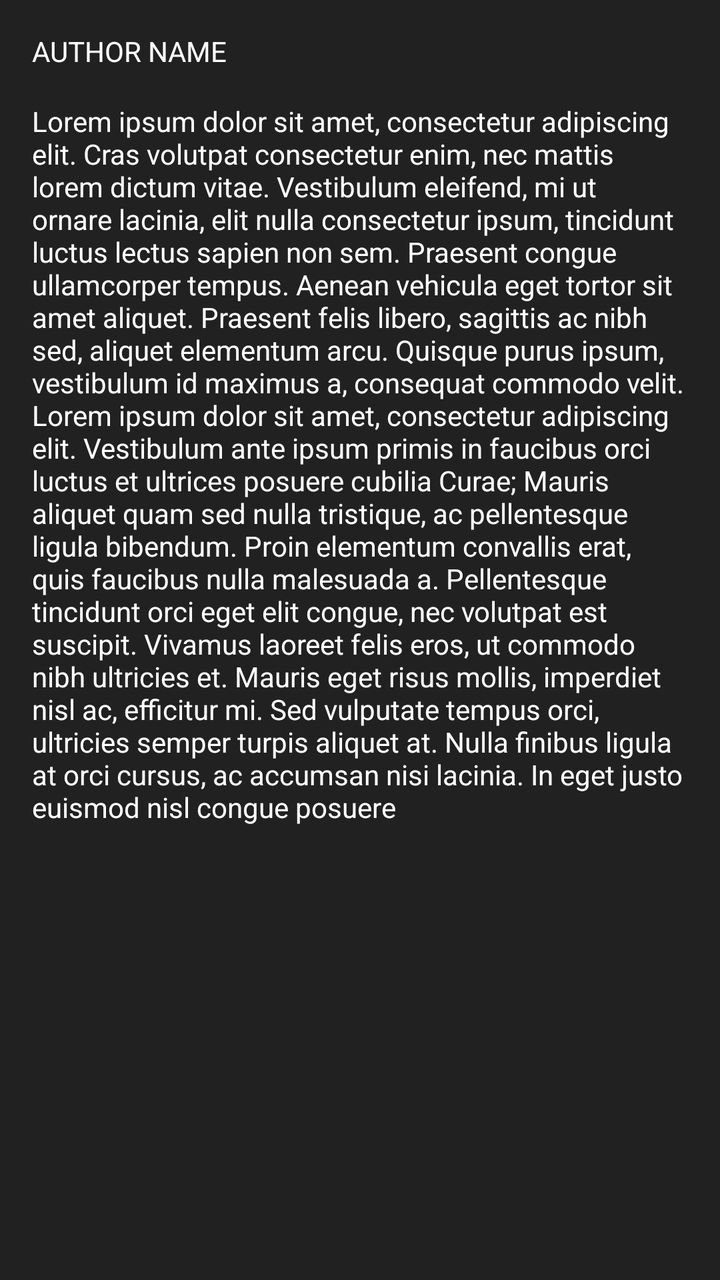
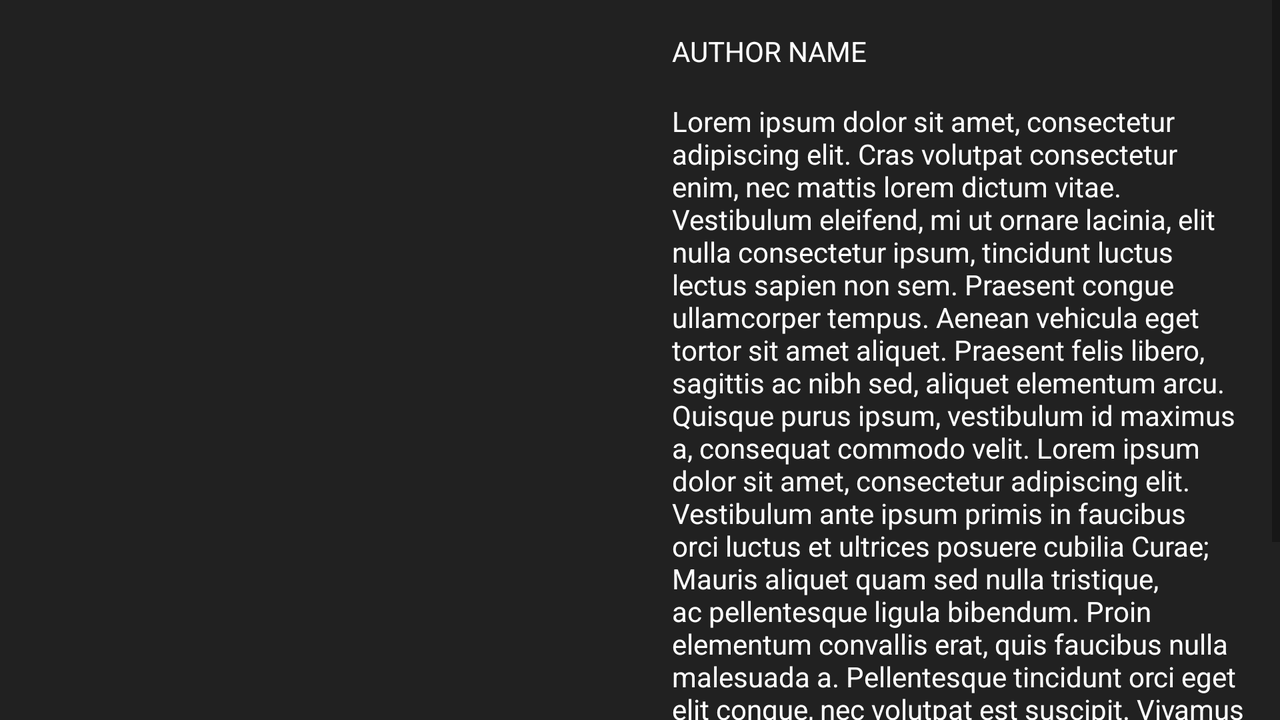

One screen, two layout resources from the same app: the default and the repository's alternative for another configuration. Each is rendered where Android would select it; the XML of both is given below.
<!-- AndroidManifest.xml: application theme AppTheme -->
<!-- res/layout/activity_review_details_screen.xml -->
<?xml version="1.0" encoding="utf-8"?>
<android.support.constraint.ConstraintLayout
    xmlns:android="http://schemas.android.com/apk/res/android"
    xmlns:app="http://schemas.android.com/apk/res-auto"
    xmlns:tools="http://schemas.android.com/tools"
    android:orientation="vertical"
    android:layout_width="match_parent"
    android:layout_height="match_parent"
    android:background="@color/colorPrimary"
    tools:context="com.example.steven.popularmovies.ReviewDetailsScreen">

    <ImageView
        android:id="@+id/reviewDetails_moviePoster"
        android:layout_width="match_parent"
        android:layout_height="match_parent"
        android:alpha="0.5"
        tools:src="@mipmap/ic_launcher"
        android:contentDescription="@string/contentDescription_poster"/>

    <ScrollView
        android:layout_width="match_parent"
        android:layout_height="wrap_content">

        <LinearLayout
            android:layout_width="match_parent"
            android:layout_height="match_parent"
            android:orientation="vertical">

            <TextView
                android:layout_margin="16dp"
                app:layout_constraintLeft_toLeftOf="parent"
                app:layout_constraintTop_toTopOf="parent"
                android:layout_width="match_parent"
                android:layout_height="wrap_content"
                android:id="@+id/reviewDetail_author"
                android:textColor="@android:color/white"
                android:textAllCaps="true"
                tools:text="Author Name"/>

            <TextView
                android:layout_marginLeft="16dp"
                android:layout_marginRight="16dp"
                android:layout_marginBottom="16dp"
                app:layout_constraintLeft_toLeftOf="parent"
                app:layout_constraintTop_toBottomOf="@id/reviewDetail_author"
                android:layout_width="match_parent"
                android:layout_height="wrap_content"
                android:id="@+id/reviewDetail_content"
                android:textColor="@android:color/white"
                tools:text="@string/test"/>

        </LinearLayout>



    </ScrollView>

</android.support.constraint.ConstraintLayout>
<!-- resources referenced by this layout -->
<resources>
  <color name="colorPrimary">#212121</color>
  <string name="contentDescription_poster">Movie poster</string>
  <string name="test">Lorem ipsum dolor sit amet, consectetur adipiscing elit. Cras volutpat consectetur enim, nec mattis lorem dictum vitae. Vestibulum eleifend, mi ut ornare lacinia, elit nulla consectetur ipsum, tincidunt luctus lectus sapien non sem. Praesent congue ullamcorper tempus. Aenean vehicula eget tortor sit amet aliquet. Praesent felis libero, sagittis ac nibh sed, aliquet elementum arcu. Quisque purus ipsum, vestibulum id maximus a, consequat commodo velit. Lorem ipsum dolor sit amet, consectetur adipiscing elit. Vestibulum ante ipsum primis in faucibus orci luctus et ultrices posuere cubilia Curae; Mauris aliquet quam sed nulla tristique, ac pellentesque ligula bibendum. Proin elementum convallis erat, quis faucibus nulla malesuada a. Pellentesque tincidunt orci eget elit congue, nec volutpat est suscipit. Vivamus laoreet felis eros, ut commodo nibh ultricies et. Mauris eget risus mollis, imperdiet nisl ac, efficitur mi. Sed vulputate tempus orci, ultricies semper turpis aliquet at. Nulla finibus ligula at orci cursus, ac accumsan nisi lacinia. In eget justo euismod nisl congue posuere</string>
  <style name="AppTheme" parent="Theme.AppCompat.Light.DarkActionBar">
          
          <item name="colorPrimary">@color/colorPrimary</item>
          <item name="colorPrimaryDark">@color/colorPrimaryDark</item>
          <item name="colorAccent">@color/colorAccent</item>
          <item name="preferenceTheme">@style/PreferenceThemeOverlay</item>
          <item name="android:textColor">@android:color/white</item>
      </style>
  <color name="colorPrimaryDark">#000000</color>
  <color name="colorAccent">#FF4081</color>
</resources>
<!-- res/layout-land/activity_review_details_screen.xml (the repository's variant of the layout above) -->
<!-- drawn on the phone turned sideways -->
<?xml version="1.0" encoding="utf-8"?>
<android.support.constraint.ConstraintLayout
    xmlns:android="http://schemas.android.com/apk/res/android"
    xmlns:app="http://schemas.android.com/apk/res-auto"
    xmlns:tools="http://schemas.android.com/tools"
    android:orientation="vertical"
    android:layout_width="match_parent"
    android:layout_height="match_parent"
    android:background="@color/colorPrimary"
    tools:context="com.example.steven.popularmovies.ReviewDetailsScreen">

    <LinearLayout
        android:layout_width="match_parent"
        android:layout_height="match_parent"
        android:orientation="horizontal">

        <ImageView
            android:id="@+id/reviewDetails_moviePoster"
            android:layout_width="0dp"
            android:layout_weight="1"
            android:layout_height="match_parent"
            android:alpha="0.5"
            tools:src="@mipmap/ic_launcher"
            android:contentDescription="@string/contentDescription_poster"/>


        <ScrollView
            android:layout_width="0dp"
            android:layout_weight="1"
            android:layout_height="wrap_content">

            <LinearLayout
                android:layout_width="match_parent"
                android:layout_height="match_parent"
                android:orientation="vertical">

                <TextView
                    android:layout_margin="16dp"
                    app:layout_constraintLeft_toLeftOf="parent"
                    app:layout_constraintTop_toTopOf="parent"
                    android:layout_width="match_parent"
                    android:layout_height="wrap_content"
                    android:id="@+id/reviewDetail_author"
                    android:textColor="@android:color/white"
                    android:textAllCaps="true"
                    tools:text="Author Name"/>

                <TextView
                    android:layout_marginLeft="16dp"
                    android:layout_marginRight="16dp"
                    android:layout_marginBottom="16dp"
                    app:layout_constraintLeft_toLeftOf="parent"
                    app:layout_constraintTop_toBottomOf="@id/reviewDetail_author"
                    android:layout_width="match_parent"
                    android:layout_height="wrap_content"
                    android:id="@+id/reviewDetail_content"
                    android:textColor="@android:color/white"
                    tools:text="@string/test"/>

            </LinearLayout>



        </ScrollView>
    </LinearLayout>



</android.support.constraint.ConstraintLayout>
